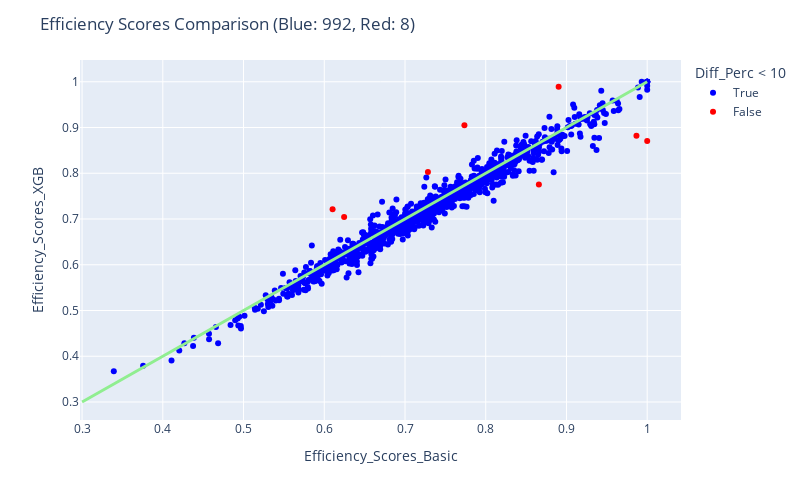

Notebook code for this chart:
### Code cell
fig = px.scatter(res_xgb, x="Efficiency_Scores_Basic", y="Efficiency_Scores_XGB", color = "Diff_Perc < 10", color_discrete_map= {True:"blue", False: "red"},
                 hover_data=["Efficiency_Scores_Basic", "Efficiency_Scores_XGB", "Diff_Perc"] + [res_xgb.index])

fig.add_traces(
    list(px.line(x = np.linspace(0.3, 1, num=2), y = np.linspace(0.3, 1, num=2)).select_traces())
)

fig.update_traces(line_color='lightgreen', line_width=3)

fig.update_layout(
    autosize=False,
    width=800,
    height=500,
    title_text=f"Efficiency Scores Comparison (Blue: {blue}, Red: {red})",
)

fig.show()

### Figure 1 — Plotly figure (JSON) as saved in the notebook; plotly's stock layout.template omitted (floating-point values rounded to 4 significant figures; data arrays with more than 128 entries replaced by an {"elided": "..."} marker saying what was removed)
{"data": [{"customdata": {"elided": "992x2 mixed values"}, "hovertemplate": "Diff_Perc < 10=True<br>Efficiency_Scores_Basic=%{x}<br>Efficiency_Scores_XGB=%{y}<br>Diff_Perc=%{customdata[0]}<br>index=%{customdata[1]}<extra></extra>", "legendgroup": "True", "line": {"color": "lightgreen", "width": 3}, "marker": {"color": "blue", "symbol": "circle"}, "mode": "markers", "name": "True", "orientation": "v", "showlegend": true, "type": "scatter", "x": {"elided": "992 float values"}, "xaxis": "x", "y": {"elided": "992 float values"}, "yaxis": "y"}, {"customdata": [[10.64, "DMU 0078"], [-12.8, "DMU 0233"], [-16.98, "DMU 0385"], [-10.22, "DMU 0456"], [-18.23, "DMU 0464"], [12.93, "DMU 0736"], [-11.07, "DMU 0805"], [10.45, "DMU 0806"]], "hovertemplate": "Diff_Perc < 10=False<br>Efficiency_Scores_Basic=%{x}<br>Efficiency_Scores_XGB=%{y}<br>Diff_Perc=%{customdata[0]}<br>index=%{customdata[1]}<extra></extra>", "legendgroup": "False", "line": {"color": "lightgreen", "width": 3}, "marker": {"color": "red", "symbol": "circle"}, "mode": "markers", "name": "False", "orientation": "v", "showlegend": true, "type": "scatter", "x": [0.9867, 0.6246, 0.7736, 0.7284, 0.6103, 1, 0.8903, 0.8658], "xaxis": "x", "y": [0.8817, 0.7046, 0.9049, 0.8028, 0.7215, 0.8707, 0.9888, 0.7753], "yaxis": "y"}, {"hovertemplate": "x=%{x}<br>y=%{y}<extra></extra>", "legendgroup": "", "line": {"color": "lightgreen", "dash": "solid", "width": 3}, "marker": {"symbol": "circle"}, "mode": "lines", "name": "", "orientation": "v", "showlegend": false, "type": "scatter", "x": [0.3, 1], "xaxis": "x", "y": [0.3, 1], "yaxis": "y"}], "layout": {"autosize": false, "height": 500, "legend": {"title": {"text": "Diff_Perc < 10"}, "tracegroupgap": 0}, "margin": {"t": 60}, "title": {"text": "Efficiency Scores Comparison (Blue: 992, Red: 8)"}, "width": 800, "xaxis": {"anchor": "y", "autorange": true, "domain": [0, 1], "range": [0.2973, 1.042], "title": {"text": "Efficiency_Scores_Basic"}, "type": "linear"}, "yaxis": {"anchor": "x", "autorange": true, "domain": [0, 1], "range": [0.2607, 1.048], "title": {"text": "Efficiency_Scores_XGB"}, "type": "linear"}}}
